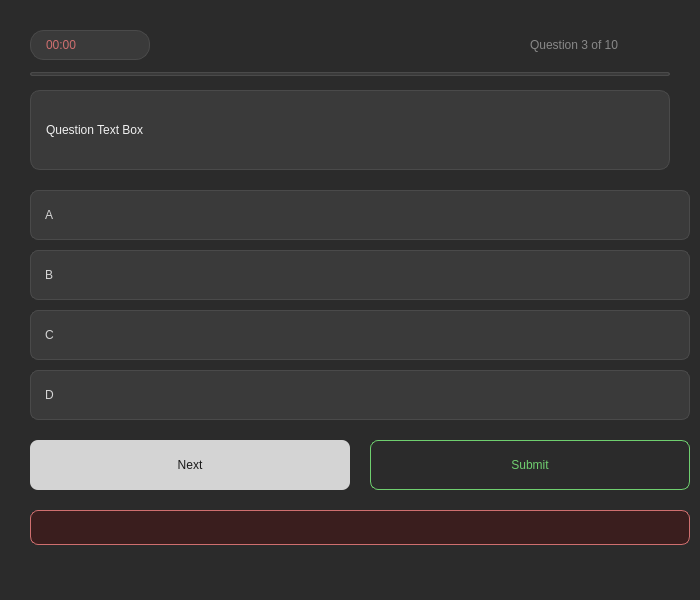
<?xml version="1.0" encoding="UTF-8"?>
<ui version="4.0">
 <class>Dialog</class>
 <widget class="QDialog" name="Dialog">
  <property name="geometry">
   <rect>
    <x>0</x>
    <y>0</y>
    <width>700</width>
    <height>600</height>
   </rect>
  </property>
  <property name="windowTitle">
   <string>Dialog</string>
  </property>
  <widget class="QWidget" name="widget" native="true">
   <property name="geometry">
    <rect>
     <x>0</x>
     <y>0</y>
     <width>700</width>
     <height>600</height>
    </rect>
   </property>
   <property name="styleSheet">
    <string notr="true"> background-color: #2B2B2B;</string>
   </property>
   <widget class="QLabel" name="timer_label">
    <property name="geometry">
     <rect>
      <x>30</x>
      <y>30</y>
      <width>120</width>
      <height>30</height>
     </rect>
    </property>
    <property name="styleSheet">
     <string notr="true">QLabel {
    color: #CF6F6F;
    font: bold 13px &quot;Segoe UI&quot;;
    background-color: #3A3A3A;
    border: 1px solid #4A4A4A;
    border-radius: 14px;
    padding: 4px 12px;
}
</string>
    </property>
    <property name="text">
     <string>00:00</string>
    </property>
    <property name="scaledContents">
     <bool>false</bool>
    </property>
    <property name="alignment">
     <set>Qt::AlignLeading|Qt::AlignLeft|Qt::AlignVCenter</set>
    </property>
   </widget>
   <widget class="QLabel" name="progress_label">
    <property name="geometry">
     <rect>
      <x>530</x>
      <y>30</y>
      <width>140</width>
      <height>30</height>
     </rect>
    </property>
    <property name="styleSheet">
     <string notr="true">QLabel {
    color: #888888;
    font: 12px &quot;Segoe UI&quot;;
}</string>
    </property>
    <property name="text">
     <string>Question 3 of 10</string>
    </property>
   </widget>
   <widget class="QProgressBar" name="quiz_progressbar">
    <property name="geometry">
     <rect>
      <x>30</x>
      <y>72</y>
      <width>640</width>
      <height>4</height>
     </rect>
    </property>
    <property name="styleSheet">
     <string notr="true">QProgressBar {
    background-color: #3A3A3A;
    border: 1px solid #4A4A4A;
    border-radius: 2px;
    text-align: center;
}
QProgressBar::chunk {
    background-color: #D4D4D4;
    border-radius: 2px;
    width: 10px;
}</string>
    </property>
    <property name="value">
     <number>0</number>
    </property>
    <property name="format">
     <string/>
    </property>
   </widget>
   <widget class="QLabel" name="question_label">
    <property name="geometry">
     <rect>
      <x>30</x>
      <y>90</y>
      <width>640</width>
      <height>80</height>
     </rect>
    </property>
    <property name="styleSheet">
     <string notr="true">QLabel {
    color: #F0F0F0;
    font: 14px &quot;Segoe UI&quot;;
    background-color: #3A3A3A;
    border: 1px solid #4A4A4A;
    border-radius: 10px;
    padding: 12px;
}</string>
    </property>
    <property name="text">
     <string>Question Text Box</string>
    </property>
   </widget>
   <widget class="QPushButton" name="option_a_btn">
    <property name="geometry">
     <rect>
      <x>30</x>
      <y>190</y>
      <width>660</width>
      <height>50</height>
     </rect>
    </property>
    <property name="cursor">
     <cursorShape>PointingHandCursor</cursorShape>
    </property>
    <property name="styleSheet">
     <string notr="true">QPushButton {
    background-color: #3A3A3A;
    color: #D4D4D4;
    border: 1px solid #4A4A4A;
    border-radius: 8px;
    font: 13px &quot;Segoe UI&quot;;
    padding: 10px 14px;
    text-align: left;
}
QPushButton:hover {
    border: 1px solid #888888;
    color: #F0F0F0;
}
QPushButton:checked {
    background-color: #444444;
    color: #F0F0F0;
    border: 1px solid #D4D4D4;
}</string>
    </property>
    <property name="text">
     <string>A</string>
    </property>
   </widget>
   <widget class="QPushButton" name="option_b_btn">
    <property name="geometry">
     <rect>
      <x>30</x>
      <y>250</y>
      <width>660</width>
      <height>50</height>
     </rect>
    </property>
    <property name="cursor">
     <cursorShape>PointingHandCursor</cursorShape>
    </property>
    <property name="styleSheet">
     <string notr="true">QPushButton {
    background-color: #3A3A3A;
    color: #D4D4D4;
    border: 1px solid #4A4A4A;
    border-radius: 8px;
    font: 13px &quot;Segoe UI&quot;;
    padding: 10px 14px;
    text-align: left;
}
QPushButton:hover {
    border: 1px solid #888888;
    color: #F0F0F0;
}
QPushButton:checked {
    background-color: #444444;
    color: #F0F0F0;
    border: 1px solid #D4D4D4;
}</string>
    </property>
    <property name="text">
     <string>B</string>
    </property>
   </widget>
   <widget class="QPushButton" name="option_c_btn">
    <property name="geometry">
     <rect>
      <x>30</x>
      <y>310</y>
      <width>660</width>
      <height>50</height>
     </rect>
    </property>
    <property name="cursor">
     <cursorShape>PointingHandCursor</cursorShape>
    </property>
    <property name="styleSheet">
     <string notr="true">QPushButton {
    background-color: #3A3A3A;
    color: #D4D4D4;
    border: 1px solid #4A4A4A;
    border-radius: 8px;
    font: 13px &quot;Segoe UI&quot;;
    padding: 10px 14px;
    text-align: left;
}
QPushButton:hover {
    border: 1px solid #888888;
    color: #F0F0F0;
}
QPushButton:checked {
    background-color: #444444;
    color: #F0F0F0;
    border: 1px solid #D4D4D4;
}</string>
    </property>
    <property name="text">
     <string>C</string>
    </property>
   </widget>
   <widget class="QPushButton" name="option_d_btn">
    <property name="geometry">
     <rect>
      <x>30</x>
      <y>370</y>
      <width>660</width>
      <height>50</height>
     </rect>
    </property>
    <property name="cursor">
     <cursorShape>PointingHandCursor</cursorShape>
    </property>
    <property name="styleSheet">
     <string notr="true">QPushButton {
    background-color: #3A3A3A;
    color: #D4D4D4;
    border: 1px solid #4A4A4A;
    border-radius: 8px;
    font: 13px &quot;Segoe UI&quot;;
    padding: 10px 14px;
    text-align: left;
}
QPushButton:hover {
    border: 1px solid #888888;
    color: #F0F0F0;
}
QPushButton:checked {
    background-color: #444444;
    color: #F0F0F0;
    border: 1px solid #D4D4D4;
}</string>
    </property>
    <property name="text">
     <string>D</string>
    </property>
   </widget>
   <widget class="QPushButton" name="next_btn">
    <property name="geometry">
     <rect>
      <x>30</x>
      <y>440</y>
      <width>320</width>
      <height>50</height>
     </rect>
    </property>
    <property name="cursor">
     <cursorShape>PointingHandCursor</cursorShape>
    </property>
    <property name="styleSheet">
     <string notr="true">QPushButton {
    background-color: #D4D4D4;
    color: #1A1A1A;
    border: none;
    border-radius: 8px;
    font: bold 14px &quot;Segoe UI&quot;;
    padding: 10px;
}
QPushButton:hover {
    background-color: #F0F0F0;
}
QPushButton:pressed {
    background-color: #888888;
}</string>
    </property>
    <property name="text">
     <string>Next</string>
    </property>
    <property name="icon">
     <iconset>
      <normaloff>../arrow-right.png</normaloff>../arrow-right.png</iconset>
    </property>
   </widget>
   <widget class="QPushButton" name="submit_btn">
    <property name="geometry">
     <rect>
      <x>370</x>
      <y>440</y>
      <width>320</width>
      <height>50</height>
     </rect>
    </property>
    <property name="cursor">
     <cursorShape>PointingHandCursor</cursorShape>
    </property>
    <property name="styleSheet">
     <string notr="true">QPushButton {
    background-color: transparent;
    color: #6FCF6F;
    border: 1px solid #6FCF6F;
    border-radius: 8px;
    font: bold 14px &quot;Segoe UI&quot;;
    padding: 10px;
}
QPushButton:hover {
    background-color: #1E3A1E;
}
QPushButton:pressed {
    background-color: #2B2B2B;
}</string>
    </property>
    <property name="text">
     <string>Submit</string>
    </property>
    <property name="icon">
     <iconset>
      <normaloff>../circle-check-big.png</normaloff>../circle-check-big.png</iconset>
    </property>
   </widget>
   <widget class="QLabel" name="error_label">
    <property name="geometry">
     <rect>
      <x>30</x>
      <y>510</y>
      <width>660</width>
      <height>35</height>
     </rect>
    </property>
    <property name="styleSheet">
     <string notr="true">QLabel {
    background-color: #3A1E1E;
    color: #CF6F6F;
    border: 1px solid #CF6F6F;
    border-radius: 8px;
    font: 13px &quot;Segoe UI&quot;;
    padding: 10px 14px;
}</string>
    </property>
    <property name="text">
     <string/>
    </property>
   </widget>
  </widget>
 </widget>
 <resources/>
 <connections/>
</ui>
